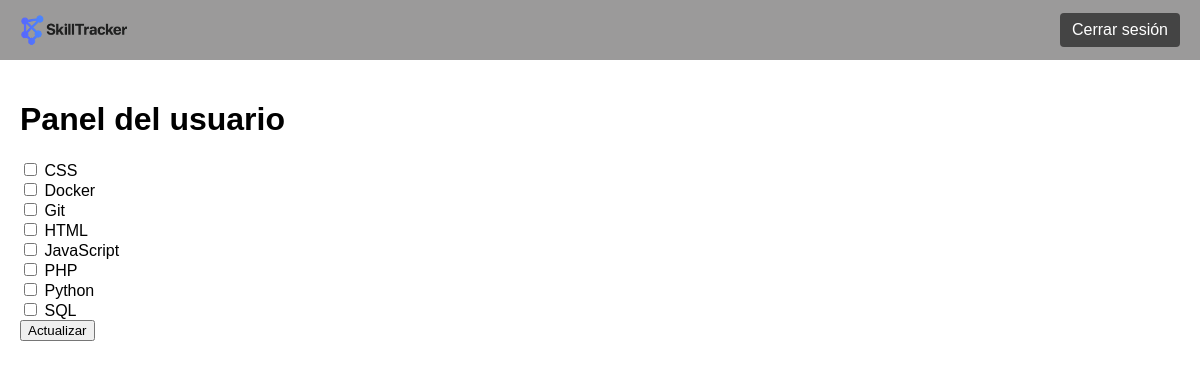
The app's page /dashboard_user.php (signed in) with its own data.
### tables this page shows
CREATE TABLE habilidades (
  id INT AUTO_INCREMENT PRIMARY KEY,
  nombre VARCHAR(255) NOT NULL UNIQUE
);

### Web/dashboard_user.php (the view, shortened to what this page needs)
<?php
require_once 'db.php';
$id_usuario = $_SESSION['usuario_id'];
$habilidades = $pdo->query("SELECT * FROM habilidades ORDER BY nombre")->fetchAll();
$stmt = $pdo->prepare("SELECT habilidad_id FROM usuario_habilidad WHERE usuario_id = ?");
$stmt->execute([$id_usuario]);
$habilidades_usuario_ids = array_column($stmt->fetchAll(), 'habilidad_id');
?>
<!DOCTYPE html>
<html>
<head>
  <link rel="stylesheet" href="/css/dashboard.css">
</head>
<body>
  <div class="top-bar">
    <img src="/images/SkillTrackerLogo.png" alt="Logo SkillTracker">
    <a href="logout.php" class="logout-button">Cerrar sesión</a>
  </div>
  <div class="main-content">
    <h1>Panel del usuario</h1>
    <form method="POST">
    <?php foreach ($habilidades as $hab): ?>
      <label>
        <input type="checkbox" name="habilidades[]" value="<?= $hab['id'] ?>"
          <?= in_array($hab['id'], $habilidades_usuario_ids) ? 'checked' : '' ?>>
        <?= htmlspecialchars($hab['nombre']) ?>
      </label><br>
    <?php endforeach; ?>
      <button type="submit">Actualizar</button>
    </form>
  </div>
</body>
</html>

### Web/css/dashboard.css (style rules this page uses)
body { margin: 0; font-family: sans-serif; }
.top-bar { position: fixed; top: 0; left: 0; width: 100%; height: 60px; background-color: #9b9a9a; color: white; display: flex; align-items: center; justify-content: space-between; padding: 0 20px; box-sizing: border-box; z-index: 1000; }
.top-bar img { height: 40px; }
.logout-button { color: white; text-decoration: none; padding: 8px 12px; background-color: #444; border-radius: 4px; white-space: nowrap; }
.main-content { padding: 80px 20px 20px 20px; }

### records on screen
habilidades: nombre "CSS"
habilidades: nombre "Docker"
habilidades: nombre "Git"
habilidades: nombre "HTML"
habilidades: nombre "JavaScript"
habilidades: nombre "PHP"
habilidades: nombre "Python"
habilidades: nombre "SQL"
